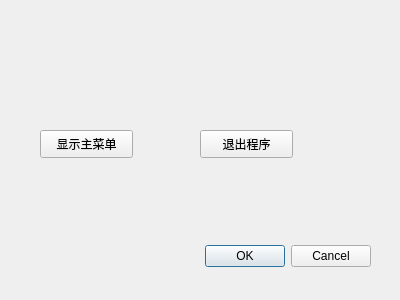
<?xml version="1.0" encoding="UTF-8"?>
<ui version="4.0">
 <class>MyDialog</class>
 <widget class="QDialog" name="MyDialog">
  <property name="geometry">
   <rect>
    <x>0</x>
    <y>0</y>
    <width>400</width>
    <height>300</height>
   </rect>
  </property>
  <property name="windowTitle">
   <string>Dialog</string>
  </property>
  <widget class="QDialogButtonBox" name="buttonBox">
   <property name="geometry">
    <rect>
     <x>30</x>
     <y>240</y>
     <width>341</width>
     <height>32</height>
    </rect>
   </property>
   <property name="orientation">
    <enum>Qt::Horizontal</enum>
   </property>
   <property name="standardButtons">
    <set>QDialogButtonBox::Cancel|QDialogButtonBox::Ok</set>
   </property>
  </widget>
  <widget class="QPushButton" name="pushButton">
   <property name="geometry">
    <rect>
     <x>40</x>
     <y>130</y>
     <width>93</width>
     <height>28</height>
    </rect>
   </property>
   <property name="text">
    <string>显示主菜单</string>
   </property>
  </widget>
  <widget class="QPushButton" name="pushButton_2">
   <property name="geometry">
    <rect>
     <x>200</x>
     <y>130</y>
     <width>93</width>
     <height>28</height>
    </rect>
   </property>
   <property name="text">
    <string>退出程序</string>
   </property>
  </widget>
 </widget>
 <resources/>
 <connections>
  <connection>
   <sender>buttonBox</sender>
   <signal>accepted()</signal>
   <receiver>MyDialog</receiver>
   <slot>accept()</slot>
   <hints>
    <hint type="sourcelabel">
     <x>248</x>
     <y>254</y>
    </hint>
    <hint type="destinationlabel">
     <x>157</x>
     <y>274</y>
    </hint>
   </hints>
  </connection>
  <connection>
   <sender>buttonBox</sender>
   <signal>rejected()</signal>
   <receiver>MyDialog</receiver>
   <slot>reject()</slot>
   <hints>
    <hint type="sourcelabel">
     <x>316</x>
     <y>260</y>
    </hint>
    <hint type="destinationlabel">
     <x>286</x>
     <y>274</y>
    </hint>
   </hints>
  </connection>
  <connection>
   <sender>pushButton_2</sender>
   <signal>clicked()</signal>
   <receiver>MyDialog</receiver>
   <slot>close()</slot>
   <hints>
    <hint type="sourcelabel">
     <x>243</x>
     <y>143</y>
    </hint>
    <hint type="destinationlabel">
     <x>330</x>
     <y>146</y>
    </hint>
   </hints>
  </connection>
 </connections>
</ui>
